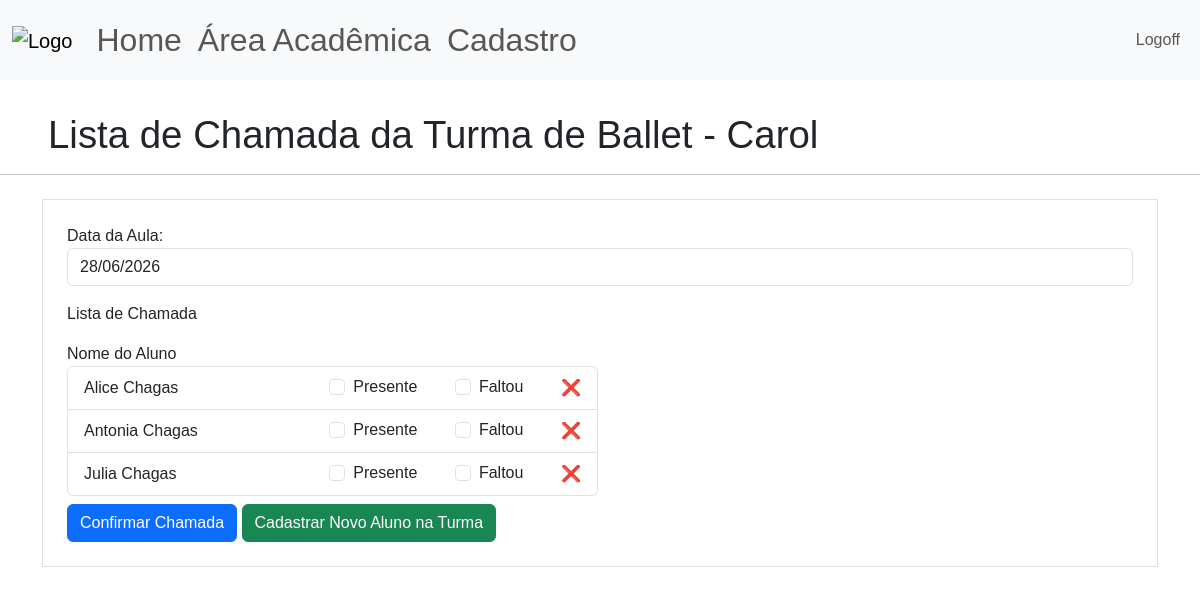
The page /area-academica/turmas/chamada/Turma de Ballet - Carol (signed in) on the database its author committed.
### site_verbo_amar/models.py (models this page shows)
class Turma(database.Model):
    id = database.Column(database.Integer, primary_key=True)
    nome_turma = database.Column(database.String, nullable=False, unique=True)
    id_professor = database.Column(database.Integer,nullable=False)
    id_atividade = database.Column(database.Integer,nullable=False)
    id_aluno = database.Column(database.String, nullable=False)

class Aluno(database.Model):
    id = database.Column(database.Integer, primary_key=True)
    nome_completo = database.Column(database.String, nullable=False)
    sexo = database.Column(database.String, nullable=False)
    data_nascimento = database.Column(database.DateTime, nullable=False)

### site_verbo_amar/routes.py (the view, shortened to what this page needs)
@app.route("/area-academica/turmas/chamada/<nome_turma>", methods=['GET','POST'])
@login_required
def carregar_chamada(nome_turma):
    turma = Turma.query.filter_by(nome_turma=nome_turma).first_or_404()
    if type(turma.id_aluno) == int:
        lista_id_alunos = [turma.id_aluno]
    else:
        lista_id_alunos = list(turma.id_aluno)
        for id in lista_id_alunos:
            if id == ";":
                lista_id_alunos.remove(id)
    lista_nomes_alunos = carregar_nomes_alunos(lista_id_alunos)
    form_chamada = FormChamada()
    return render_template('pag_chamada.html',
                           nome_turma=nome_turma,
                           form_chamada=form_chamada,
                           lista_nomes_alunos=lista_nomes_alunos)

### site_verbo_amar/forms.py
class FormChamada(FlaskForm):
    data_atual = StringField("Data da Aula: ", validators=[DataRequired(),
                                                           Regexp(r'^\d{2}/\d{2}/\d{4}',
                                                                  message="Use o formato DD/MM/AAAA")],
                                                                  render_kw={"placeholder":"DD/MM/AAAA"},
                                                            default=lambda: datetime.now().strftime("%d/%m/%Y"))
    alunos = BooleanField("Alunos:",)
    botao_submit_chamada = SubmitField("Confirmar Chamada")

### site_verbo_amar/models.py (called while the page is built)
@login_manager.user_loader
def load_user(id_usuario):
    return Usuario.query.get(int(id_usuario))

### site_verbo_amar/routes.py (called while the page is built)
def carregar_nomes_alunos(lista_id_alunos):
    lista_nomes_alunos = []
    for id in lista_id_alunos:
        aluno = Aluno.query.filter_by(id=id).first_or_404()
        if aluno:
            lista_nomes_alunos.append([aluno.nome_completo,aluno.id])
    return lista_nomes_alunos

### site_verbo_amar/templates/pag_chamada.html (shortened to what this page needs)
{% extends 'base.html' %}
{% block body %}
<div class = "d-flex align-items-center gap-1", style="padding-left: 3rem; padding-top: 2rem;">
    <h1 style="font-size: 2.4rem; font-weight: 500; line-height: 1.2; margin: 0;">Lista de Chamada da {{nome_turma}}</h1>
</div>
<hr>
<div class="container">
    <div class="row">
        <div class="col">
            <form method="POST", action="" class="border p-4 mt-2">
                <fieldset>
                    <div class="form-group">
                        {{form_chamada.data_atual.label(class="form-control-label")}}
                        {% if form_chamada.data_atual.errors %}
                            {{form_chamada.data_atual(class='form-control is-invalid')}}
                    </div>
                    <div class='invalid-feedback'>
                        {% for erro in form_chamada.data_atual.errors %}
                            {{erro}}
                        {% endfor %}
                    </div>
                        {% else %}
                            {{form_chamada.data_atual(class="form-control",placeholder='DD/MM/AAAA')}}
                        {% endif %}
                    <label>Lista de Chamada</label>
                    <div class="row g-1">
                        <div class="col">
                            <label>Nome do Aluno</label>
                            <ul class="list-group">
                                {% for aluno in lista_nomes_alunos %}
                                    <li class="list-group-item d-flex justify-content-between align-items-center">
                                        <span style="width: 45%">{{aluno[0]}}</span>
                                        <div class="form-check form-check-inline">
                                            <input class="form-check-input"
                                            type="checkbox" name="aluno" id="{{aluno}}_presente" value="{{aluno[1]}}|presente">
                                            <label class="form-control-label">Presente</label>
                                        </div>
                                        <div class="form-check form-check-inline">
                                            <input class="form-check-input"
                                            type="checkbox" name="aluno" id="{{aluno}}_faltou" value="{{aluno[1]}}|faltou">
                                            <label class="form-control-label">Faltou</label>
                                        </div>
                                        <span data-tooltip="Excluir Aluno">
                                            <a href="#" style="text-decoration: none;">❌</a>
                                        </span>
                                    </li>
                                {% endfor %}
                            </ul>
                        </div>
                        <div class="col"></div>
                </fieldset>
            {{form_chamada.botao_submit_chamada(class="btn btn-primary mt-2")}}
            <a class="btn btn-success mt-2">Cadastrar Novo Aluno na Turma</a>
            </form>
        </div>
    </div>
</div>
{% endblock %}

### site_verbo_amar/static/main.css (style rules this page uses)
* { font-family:'Poppins', sans-serif; }

### rows shown on the page
Turma: nome_turma "Turma de Ballet - Carol"
Aluno: nome_completo "Alice Chagas"
Aluno: nome_completo "Antonia Chagas"
Aluno: nome_completo "Julia Chagas"
